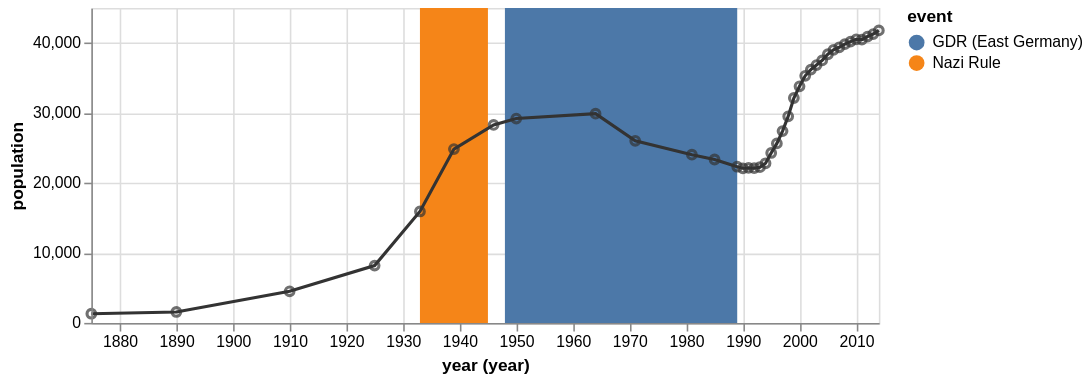

Source (Vega-Lite JSON):
### Vega specification from a JSON file in a GitHub repository (floating-point values rounded to 4 significant figures)
{"$schema": "https://vega.github.io/schema/vega/v5.json", "description": "The population of the German city of Falkensee over time", "autosize": "pad", "padding": 5, "width": 500, "height": 200, "style": "cell", "data": [{"name": "source_0", "values": [{"year": "1875", "population": 1309}, {"year": "1890", "population": 1558}, {"year": "1910", "population": 4512}, {"year": "1925", "population": 8180}, {"year": "1933", "population": 15915}, {"year": "1939", "population": 24824}, {"year": "1946", "population": 28275}, {"year": "1950", "population": 29189}, {"year": "1964", "population": 29881}, {"year": "1971", "population": 26007}, {"year": "1981", "population": 24029}, {"year": "1985", "population": 23340}, {"year": "1989", "population": 22307}, {"year": "1990", "population": 22087}, {"year": "1991", "population": 22139}, {"year": "1992", "population": 22105}, {"year": "1993", "population": 22242}, {"year": "1994", "population": 22801}, {"year": "1995", "population": 24273}, {"year": "1996", "population": 25640}, {"year": "1997", "population": 27393}, {"year": "1998", "population": 29505}, {"year": "1999", "population": 32124}, {"year": "2000", "population": 33791}, {"year": "2001", "population": 35297}, {"year": "2002", "population": 36179}, {"year": "2003", "population": 36829}, {"year": "2004", "population": 37493}, {"year": "2005", "population": 38376}, {"year": "2006", "population": 39008}, {"year": "2007", "population": 39366}, {"year": "2008", "population": 39821}, {"year": "2009", "population": 40179}, {"year": "2010", "population": 40511}, {"year": "2011", "population": 40465}, {"year": "2012", "population": 40905}, {"year": "2013", "population": 41258}, {"year": "2014", "population": 41777}]}, {"name": "source_1", "values": [{"start": "1933", "end": "1945", "event": "Nazi Rule"}, {"start": "1948", "end": "1989", "event": "GDR (East Germany)"}]}, {"name": "data_0", "source": "source_0", "transform": [{"type": "formula", "expr": "timeParse(datum[\"year\"],'%Y')", "as": "year"}, {"type": "formula", "expr": "toNumber(datum[\"population\"])", "as": "population"}, {"type": "formula", "as": "year_year", "expr": "datetime(year(datum[\"year\"]), 0, 1, 0, 0, 0, 0)"}]}, {"name": "data_1", "source": "data_0", "transform": [{"type": "filter", "expr": "datum[\"year_year\"] !== null && !isNaN(datum[\"year_year\"]) && datum[\"population\"] !== null && !isNaN(datum[\"population\"])"}]}, {"name": "data_2", "source": "source_1", "transform": [{"type": "formula", "expr": "timeParse(datum[\"start\"],'%Y')", "as": "start"}, {"type": "formula", "expr": "timeParse(datum[\"end\"],'%Y')", "as": "end"}, {"type": "formula", "as": "year_start", "expr": "datetime(year(datum[\"start\"]), 0, 1, 0, 0, 0, 0)"}, {"type": "formula", "as": "year_end", "expr": "datetime(year(datum[\"end\"]), 0, 1, 0, 0, 0, 0)"}, {"type": "filter", "expr": "datum[\"year_start\"] !== null && !isNaN(datum[\"year_start\"])"}]}], "marks": [{"name": "layer_0_marks", "type": "rect", "style": ["rect"], "from": {"data": "data_2"}, "encode": {"update": {"fill": {"scale": "color", "field": "event"}, "tooltip": {"signal": "{\"start (year)\": timeFormat(datum[\"year_start\"], '%Y'), \"end (year)\": timeFormat(datum[\"year_end\"], '%Y'), \"event\": ''+datum[\"event\"]}"}, "x": {"scale": "x", "field": "year_start"}, "x2": {"scale": "x", "field": "year_end"}, "y": {"value": 0}, "y2": {"field": {"group": "height"}}}}}, {"name": "layer_1_marks", "type": "line", "style": ["line"], "sort": {"field": "datum[\"year_year\"]"}, "from": {"data": "data_0"}, "encode": {"update": {"stroke": {"value": "#333"}, "tooltip": {"signal": "{\"year (year)\": timeFormat(datum[\"year_year\"], '%Y'), \"population\": format(datum[\"population\"], \"\")}"}, "x": {"scale": "x", "field": "year_year"}, "y": {"scale": "y", "field": "population"}, "defined": {"signal": "datum[\"year_year\"] !== null && !isNaN(datum[\"year_year\"]) && datum[\"population\"] !== null && !isNaN(datum[\"population\"])"}}}}, {"name": "layer_2_marks", "type": "symbol", "style": ["point"], "from": {"data": "data_1"}, "encode": {"update": {"opacity": {"value": 0.7}, "fill": {"value": "transparent"}, "stroke": {"value": "#333"}, "tooltip": {"signal": "{\"year (year)\": timeFormat(datum[\"year_year\"], '%Y'), \"population\": format(datum[\"population\"], \"\")}"}, "x": {"scale": "x", "field": "year_year"}, "y": {"scale": "y", "field": "population"}}}}], "scales": [{"name": "x", "type": "time", "domain": {"fields": [{"data": "data_2", "field": "year_start"}, {"data": "data_2", "field": "year_end"}, {"data": "data_0", "field": "year_year"}, {"data": "data_1", "field": "year_year"}]}, "range": [0, {"signal": "width"}]}, {"name": "color", "type": "ordinal", "domain": {"data": "data_2", "field": "event", "sort": true}, "range": "category"}, {"name": "y", "type": "linear", "domain": {"fields": [{"data": "data_0", "field": "population"}, {"data": "data_1", "field": "population"}]}, "range": [{"signal": "height"}, 0], "nice": true, "zero": true}], "axes": [{"scale": "x", "orient": "bottom", "grid": false, "title": "year (year)", "labelFlush": true, "labelOverlap": true, "tickCount": {"signal": "ceil(width/40)"}, "encode": {"labels": {"update": {"text": {"signal": "timeFormat(datum.value, '%Y')"}}}}, "zindex": 1}, {"scale": "x", "orient": "bottom", "gridScale": "y", "grid": true, "tickCount": {"signal": "ceil(width/40)"}, "domain": false, "labels": false, "maxExtent": 0, "minExtent": 0, "ticks": false, "zindex": 0}, {"scale": "y", "orient": "left", "grid": false, "title": "population", "labelOverlap": true, "tickCount": {"signal": "ceil(height/40)"}, "zindex": 1}, {"scale": "y", "orient": "left", "gridScale": "x", "grid": true, "tickCount": {"signal": "ceil(height/40)"}, "domain": false, "labels": false, "maxExtent": 0, "minExtent": 0, "ticks": false, "zindex": 0}], "legends": [{"fill": "color", "gradientLength": {"signal": "clamp(height, 64, 200)"}, "symbolType": "circle", "title": "event"}]}
